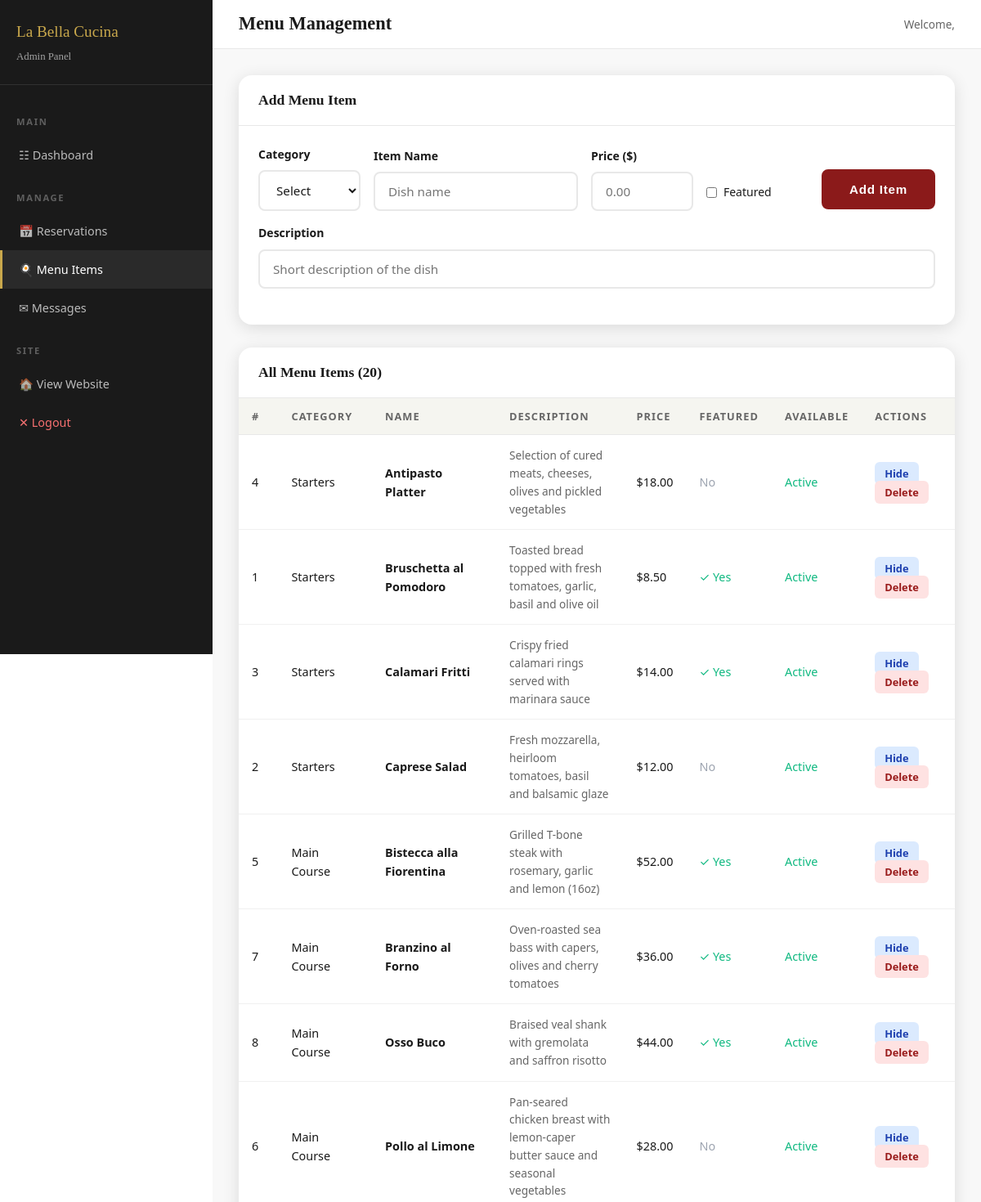
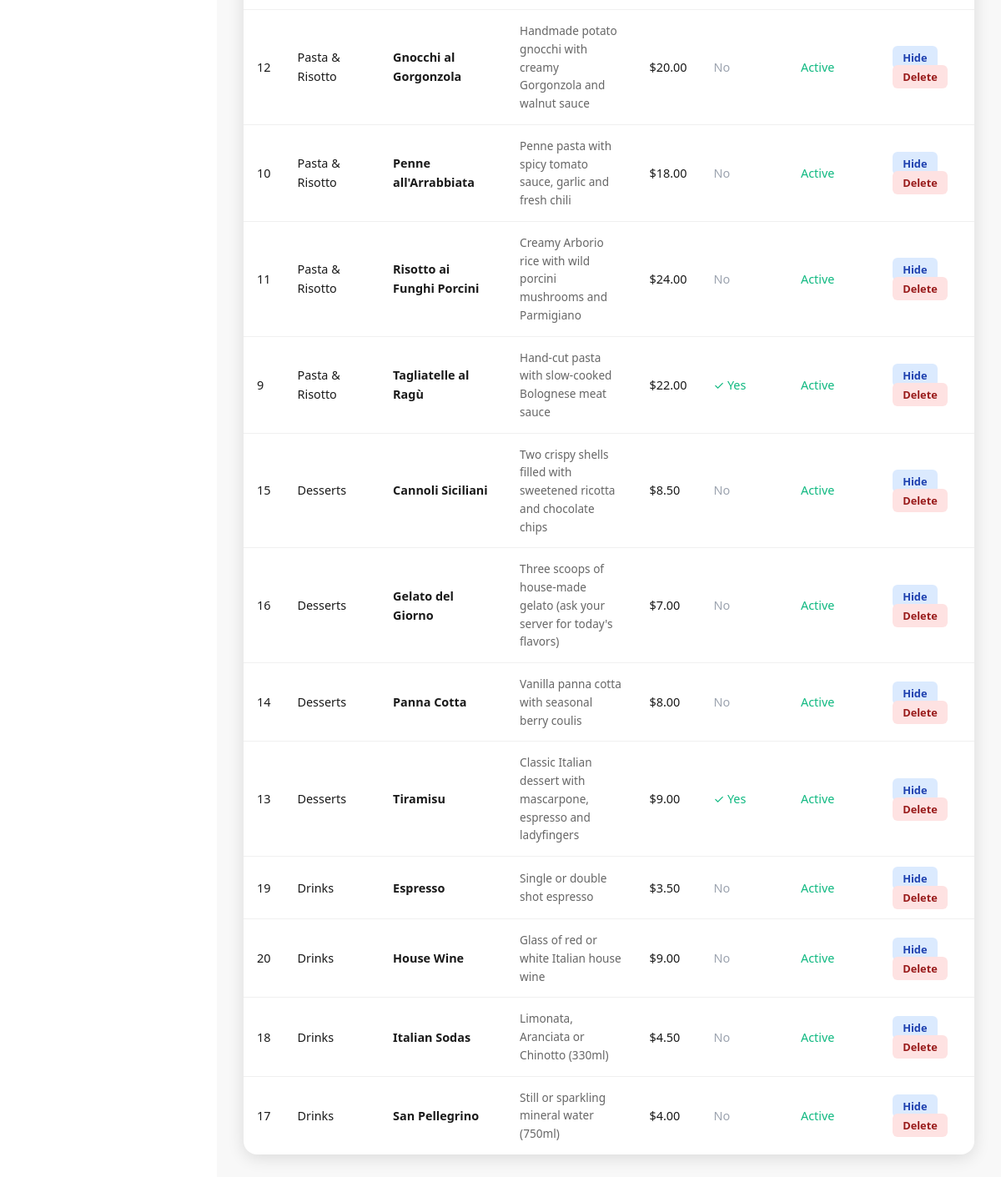
/admin.php?page=menu (signed in), run on the app's committed database (2 pictures, top to bottom).
### tables this page shows
CREATE TABLE IF NOT EXISTS `menu_items` (
  `id` int(11) NOT NULL AUTO_INCREMENT,
  `category_id` int(11) NOT NULL,
  `name` varchar(200) NOT NULL,
  `description` text,
  `price` decimal(10,2) NOT NULL,
  `is_featured` tinyint(1) DEFAULT 0,
  `is_available` tinyint(1) DEFAULT 1,
  `created_at` timestamp DEFAULT CURRENT_TIMESTAMP,
  PRIMARY KEY (`id`),
  FOREIGN KEY (`category_id`) REFERENCES `menu_categories`(`id`) ON DELETE CASCADE
);

CREATE TABLE IF NOT EXISTS `menu_categories` (
  `id` int(11) NOT NULL AUTO_INCREMENT,
  `name` varchar(100) NOT NULL,
  `display_order` int(11) DEFAULT 0,
  PRIMARY KEY (`id`)
);

### admin.php (the view, shortened to what this page needs)
<?php
require_once 'config.php';
?>
<?php
$page = $_GET['page'] ?? 'dashboard';
$totalRes    = $conn->query("SELECT COUNT(*) as c FROM reservations")->fetch_assoc()['c'];
$pendingRes  = $conn->query("SELECT COUNT(*) as c FROM reservations WHERE status='pending'")->fetch_assoc()['c'];
$totalItems  = $conn->query("SELECT COUNT(*) as c FROM menu_items")->fetch_assoc()['c'];
$unreadMsgs  = $conn->query("SELECT COUNT(*) as c FROM contact_messages WHERE is_read=0")->fetch_assoc()['c'];
?>
<!DOCTYPE html>
<html lang="en">
<head>
    <link rel="stylesheet" href="style.css">
</head>
<body>
<div class="admin-layout">
    <aside class="admin-sidebar">
        <div class="admin-logo">
            <?php echo SITE_NAME; ?>
            <span>Admin Panel</span>
        </div>
        <nav class="admin-nav">
            <div class="admin-nav-section">Main</div>
            <a href="admin.php?page=dashboard" class="admin-nav-item <?php echo $page === 'dashboard' ? 'active' : ''; ?>">
                &#9783; Dashboard
            </a>
            <div class="admin-nav-section">Manage</div>
            <a href="admin.php?page=reservations" class="admin-nav-item <?php echo $page === 'reservations' ? 'active' : ''; ?>">
                &#128197; Reservations
            </a>
            <a href="admin.php?page=menu" class="admin-nav-item <?php echo $page === 'menu' ? 'active' : ''; ?>">
                &#127859; Menu Items
            </a>
            <a href="admin.php?page=messages" class="admin-nav-item <?php echo $page === 'messages' ? 'active' : ''; ?>">
                &#9993; Messages
            </a>
            <div class="admin-nav-section">Site</div>
            <a href="index.php" class="admin-nav-item" target="_blank">&#127968; View Website</a>
            <a href="admin.php?logout=1" class="admin-nav-item" style="color: #f87171;">&#10005; Logout</a>
        </nav>
    </aside>
    <main class="admin-main">
        <div class="admin-topbar">
            <h1>
                <?php
                $titles = ['dashboard'=>'Dashboard', 'reservations'=>'Reservations', 'menu'=>'Menu Management', 'messages'=>'Contact Messages'];
                echo $titles[$page] ?? 'Dashboard';
                ?>
            </h1>
            <span style="font-size:0.85rem; color:var(--gray);">Welcome, <?php echo htmlspecialchars($_SESSION['admin_user']); ?></span>
        </div>
        <div class="admin-content">
        <?php if ($page === 'dashboard'): ?>
            <div class="stats-grid">
                <div class="stat-card">
                    <div class="stat-num"><?php echo $totalRes; ?></div>
                    <div class="stat-label">Total Reservations</div>
                </div>
                <div class="stat-card gold">
                    <div class="stat-num"><?php echo $pendingRes; ?></div>
                    <div class="stat-label">Pending Reservations</div>
                </div>
                <div class="stat-card green">
                    <div class="stat-num"><?php echo $totalItems; ?></div>
                    <div class="stat-label">Menu Items</div>
                </div>
                <div class="stat-card blue">
                    <div class="stat-num"><?php echo $unreadMsgs; ?></div>
                    <div class="stat-label">Unread Messages</div>
                </div>
            </div>
            <div class="admin-table-card">
                <div class="admin-table-header">
                    <h3>Recent Reservations</h3>
                    <a href="admin.php?page=reservations" class="btn btn-edit action-btn">View All</a>
                </div>
                <table>
                    <thead>
                        <tr>
                            <th>Name</th>
                            <th>Date</th>
                            <th>Time</th>
                            <th>Guests</th>
                            <th>Status</th>
                        </tr>
                    </thead>
                    <tbody>
                        <?php
                        $recent = $conn->query("SELECT * FROM reservations ORDER BY created_at DESC LIMIT 8");
                        while ($r = $recent->fetch_assoc()):
                        ?>
                        <tr>
                            <td><?php echo htmlspecialchars($r['name']); ?></td>
                            <td><?php echo date('M j, Y', strtotime($r['date'])); ?></td>
                            <td><?php echo date('g:i A', strtotime($r['time'])); ?></td>
                            <td><?php echo $r['guests']; ?></td>
                            <td><span class="status-badge status-<?php echo $r['status']; ?>"><?php echo ucfirst($r['status']); ?></span></td>
                        </tr>
                        <?php endwhile; ?>
                    </tbody>
                </table>
            </div>
        <?php elseif ($page === 'menu'): ?>
            <div class="admin-table-card" style="margin-bottom:28px;">
                <div class="admin-table-header">
                    <h3>Add Menu Item</h3>
                </div>
                <div style="padding: 24px;">
                    <form method="POST">
                        <div style="display:grid; grid-template-columns: 1fr 2fr 1fr 1fr auto; gap:16px; align-items:end; flex-wrap:wrap;">
                            <div class="form-group" style="margin:0;">
                                <label>Category</label>
                                <select name="item_category" required>
                                    <option value="">Select</option>
                                </select>
                            </div>
                            <div class="form-group" style="margin:0;">
                                <label>Item Name</label>
                                <input type="text" name="item_name" placeholder="Dish name" required>
                            </div>
                            <div class="form-group" style="margin:0;">
                                <label>Price ($)</label>
                                <input type="number" name="item_price" placeholder="0.00" step="0.01" min="0" required>
                            </div>
                            <div class="form-group" style="margin:0;">
                                <label>&nbsp;</label>
                                <div style="display:flex; align-items:center; gap:8px; padding:12px 0;">
                                    <input type="checkbox" name="item_featured" id="item_feat" style="width:auto;">
                                    <label for="item_feat" style="margin:0; font-weight:normal;">Featured</label>
                                </div>
                            </div>
                            <div style="padding-bottom:2px;">
                                <button type="submit" name="add_item" class="btn btn-primary">Add Item</button>
                            </div>
                        </div>
                        <div class="form-group" style="margin-top:16px;">
                            <label>Description</label>
                            <input type="text" name="item_desc" placeholder="Short description of the dish">
                        </div>
                    </form>
                </div>
            </div>
            <div class="admin-table-card">
                <div class="admin-table-header">
                    <h3>All Menu Items (<?php echo $totalItems; ?>)</h3>
                </div>
                <table>
                    <thead>
                        <tr>
                            <th>#</th>
                            <th>Category</th>
                            <th>Name</th>
                            <th>Description</th>
                            <th>Price</th>
                            <th>Featured</th>
                            <th>Available</th>
                            <th>Actions</th>
                        </tr>
                    </thead>
                    <tbody>
                        <?php
                        $items = $conn->query("
                            SELECT mi.*, mc.name AS cat_name
                            FROM menu_items mi
                            JOIN menu_categories mc ON mi.category_id = mc.id
                            ORDER BY mc.display_order, mi.name
                        ");
                        while ($item = $items->fetch_assoc()):
                        ?>
                        <tr>
                            <td><?php echo $item['id']; ?></td>
                            <td><?php echo htmlspecialchars($item['cat_name']); ?></td>
                            <td><strong><?php echo htmlspecialchars($item['name']); ?></strong></td>
                            <td style="max-width:220px; font-size:0.85rem; color:var(--gray);"><?php echo htmlspecialchars($item['description']); ?></td>
                            <td>$<?php echo number_format($item['price'], 2); ?></td>
                            <td><?php echo $item['is_featured'] ? '<span style="color:#10b981;">&#10003; Yes</span>' : '<span style="color:#9ca3af;">No</span>'; ?></td>
                            <td><?php echo $item['is_available'] ? '<span style="color:#10b981;">Active</span>' : '<span style="color:#ef4444;">Hidden</span>'; ?></td>
                            <td>
                                <a href="admin.php?action=toggle_item&id=<?php echo $item['id']; ?>&page=menu" class="action-btn btn-edit">
                                    <?php echo $item['is_available'] ? 'Hide' : 'Show'; ?>
                                </a>
                                <a href="admin.php?action=delete_item&id=<?php echo $item['id']; ?>&page=menu" class="action-btn btn-delete" onclick="return confirm('Delete this menu item?')">Delete</a>
                            </td>
                        </tr>
                        <?php endwhile; ?>
                    </tbody>
                </table>
            </div>
        <?php endif; ?>
        </div>
    </main>
</div>
</body>
</html>

### style.css (style rules this page uses)
*, *::before, *::after { box-sizing: border-box; margin: 0; padding: 0; }
:root { --primary: #8B1A1A; --primary-dark: #6B1212; --primary-light: #C0392B; --gold: #C9A84C; --gold-light: #E8C97A; --dark: #1A1A1A; --dark-gray: #2D2D2D; --gray: #666; --light-gray: #F5F5F0; --white: #FFFFFF; --cream: #FDF8F0; --font-serif: 'Georgia', 'Times New Roman', serif; --font-sans: 'Segoe UI', system-ui, -apple-system, sans-serif; --shadow: 0 4px 20px rgba(0,0,0,0.12); --shadow-lg: 0 8px 40px rgba(0,0,0,0.18); --radius: 8px; --radius-lg: 16px; }
html { scroll-behavior: smooth; }
body { font-family: var(--font-sans); color: var(--dark); background: var(--white); line-height: 1.6; }
h1, h2, h3, h4 { font-family: var(--font-serif); line-height: 1.2; }
a { color: inherit; text-decoration: none; }
.btn { display: inline-block; padding: 14px 32px; border-radius: var(--radius); font-size: 0.95rem; font-weight: 600; letter-spacing: 0.05em; cursor: pointer; transition: all 0.2s; border: 2px solid transparent; }
.btn-primary { background: var(--primary); color: var(--white); border-color: var(--primary); }
.form-group { margin-bottom: 20px; }
.form-group label { display: block; font-size: 0.875rem; font-weight: 600; color: var(--dark); margin-bottom: 8px; }
.form-group input, .form-group select, .form-group textarea { width: 100%; padding: 12px 16px; border: 2px solid #E8E8E8; border-radius: var(--radius); font-family: var(--font-sans); font-size: 0.95rem; color: var(--dark); transition: border-color 0.2s, box-shadow 0.2s; background: var(--white); }
.admin-layout { display: flex; min-height: 100vh; }
.admin-sidebar { width: 260px; background: var(--dark); padding: 0; flex-shrink: 0; position: fixed; top: 0; left: 0; height: 100vh; overflow-y: auto; z-index: 100; }
.admin-logo { padding: 24px 20px; border-bottom: 1px solid rgba(255,255,255,0.1); font-family: var(--font-serif); font-size: 1.2rem; color: var(--gold); }
.admin-logo span { color: rgba(255,255,255,0.6); font-size: 0.8rem; display: block; margin-top: 4px; }
.admin-nav { padding: 16px 0; }
.admin-nav-item { display: block; padding: 12px 20px; color: rgba(255,255,255,0.7); font-size: 0.9rem; transition: all 0.2s; border-left: 3px solid transparent; }
.admin-nav-item:hover, .admin-nav-item.active { color: var(--white); background: rgba(255,255,255,0.07); border-left-color: var(--gold); }
.admin-nav-section { padding: 20px 20px 8px; font-size: 0.7rem; text-transform: uppercase; letter-spacing: 0.15em; color: rgba(255,255,255,0.3); font-weight: 700; }
.admin-main { margin-left: 260px; flex: 1; background: #F8F8F8; min-height: 100vh; }
.admin-topbar { background: var(--white); padding: 16px 32px; border-bottom: 1px solid #E8E8E8; display: flex; align-items: center; justify-content: space-between; }
.admin-topbar h1 { font-size: 1.4rem; color: var(--dark); }
.admin-content { padding: 32px; }
.admin-table-card { background: var(--white); border-radius: var(--radius-lg); box-shadow: var(--shadow); overflow: hidden; }
.admin-table-header { padding: 20px 24px; border-bottom: 1px solid #E8E8E8; display: flex; align-items: center; justify-content: space-between; }
.admin-table-header h3 { font-size: 1.1rem; }
table { width: 100%; border-collapse: collapse; }
th { background: var(--light-gray); padding: 12px 16px; text-align: left; font-size: 0.8rem; font-weight: 700; text-transform: uppercase; letter-spacing: 0.08em; color: var(--gray); border-bottom: 1px solid #E8E8E8; }
td { padding: 14px 16px; font-size: 0.9rem; border-bottom: 1px solid #F0F0F0; vertical-align: middle; }
tr:last-child td { border-bottom: none; }
.action-btn { padding: 5px 12px; border-radius: 6px; font-size: 0.8rem; font-weight: 600; cursor: pointer; border: none; transition: all 0.2s; }
.btn-delete { background: #fee2e2; color: #991b1b; }
.btn-edit { background: #dbeafe; color: #1e40af; }

### data on the page
menu_items: id "4", category.name "Starters", name "Antipasto Platter", description "Selection of cured meats, cheeses, olives and pickled vegetables", price "18.00", is_featured "No", is_available "Active"
menu_items: id "1", category.name "Starters", name "Bruschetta al Pomodoro", description "Toasted bread topped with fresh tomatoes, garlic, basil and olive oil", price "8.50", is_featured "✓ Yes", is_available "Active"
menu_items: id "3", category.name "Starters", name "Calamari Fritti", description "Crispy fried calamari rings served with marinara sauce", price "14.00", is_featured "✓ Yes", is_available "Active"
menu_items: id "2", category.name "Starters", name "Caprese Salad", description "Fresh mozzarella, heirloom tomatoes, basil and balsamic glaze", price "12.00", is_featured "No", is_available "Active"
menu_items: id "5", category.name "Main Course", name "Bistecca alla Fiorentina", description "Grilled T-bone steak with rosemary, garlic and lemon (16oz)", price "52.00", is_featured "✓ Yes", is_available "Active"
menu_items: id "7", category.name "Main Course", name "Branzino al Forno", description "Oven-roasted sea bass with capers, olives and cherry tomatoes", price "36.00", is_featured "✓ Yes", is_available "Active"
menu_items: id "8", category.name "Main Course", name "Osso Buco", description "Braised veal shank with gremolata and saffron risotto", price "44.00", is_featured "✓ Yes", is_available "Active"
menu_items: id "6", category.name "Main Course", name "Pollo al Limone", description "Pan-seared chicken breast with lemon-caper butter sauce and seasonal vegetables", price "28.00", is_featured "No", is_available "Active"
menu_items: id "12", category.name "Pasta & Risotto", name "Gnocchi al Gorgonzola", description "Handmade potato gnocchi with creamy Gorgonzola and walnut sauce", price "20.00", is_featured "No", is_available "Active"
menu_items: id "10", category.name "Pasta & Risotto", name "Penne all'Arrabbiata", description "Penne pasta with spicy tomato sauce, garlic and fresh chili", price "18.00", is_featured "No", is_available "Active"
menu_items: id "11", category.name "Pasta & Risotto", name "Risotto ai Funghi Porcini", description "Creamy Arborio rice with wild porcini mushrooms and Parmigiano", price "24.00", is_featured "No", is_available "Active"
menu_items: id "9", category.name "Pasta & Risotto", name "Tagliatelle al Ragù", description "Hand-cut pasta with slow-cooked Bolognese meat sauce", price "22.00", is_featured "✓ Yes", is_available "Active"
menu_items: id "15", category.name "Desserts", name "Cannoli Siciliani", description "Two crispy shells filled with sweetened ricotta and chocolate chips", price "8.50", is_featured "No", is_available "Active"
menu_items: id "16", category.name "Desserts", name "Gelato del Giorno", description "Three scoops of house-made gelato (ask your server for today's flavors)", price "7.00", is_featured "No", is_available "Active"
menu_items: id "14", category.name "Desserts", name "Panna Cotta", description "Vanilla panna cotta with seasonal berry coulis", price "8.00", is_featured "No", is_available "Active"
menu_items: id "13", category.name "Desserts", name "Tiramisu", description "Classic Italian dessert with mascarpone, espresso and ladyfingers", price "9.00", is_featured "✓ Yes", is_available "Active"
menu_items: id "19", category.name "Drinks", name "Espresso", description "Single or double shot espresso", price "3.50", is_featured "No", is_available "Active"
menu_items: id "20", category.name "Drinks", name "House Wine", description "Glass of red or white Italian house wine", price "9.00", is_featured "No", is_available "Active"
menu_items: id "18", category.name "Drinks", name "Italian Sodas", description "Limonata, Aranciata or Chinotto (330ml)", price "4.50", is_featured "No", is_available "Active"
menu_items: id "17", category.name "Drinks", name "San Pellegrino", description "Still or sparkling mineral water (750ml)", price "4.00", is_featured "No", is_available "Active"

### other printed values
SITE_NAME "La Bella Cucina"
$titles[$page] "Menu Management"
$totalItems "20"
